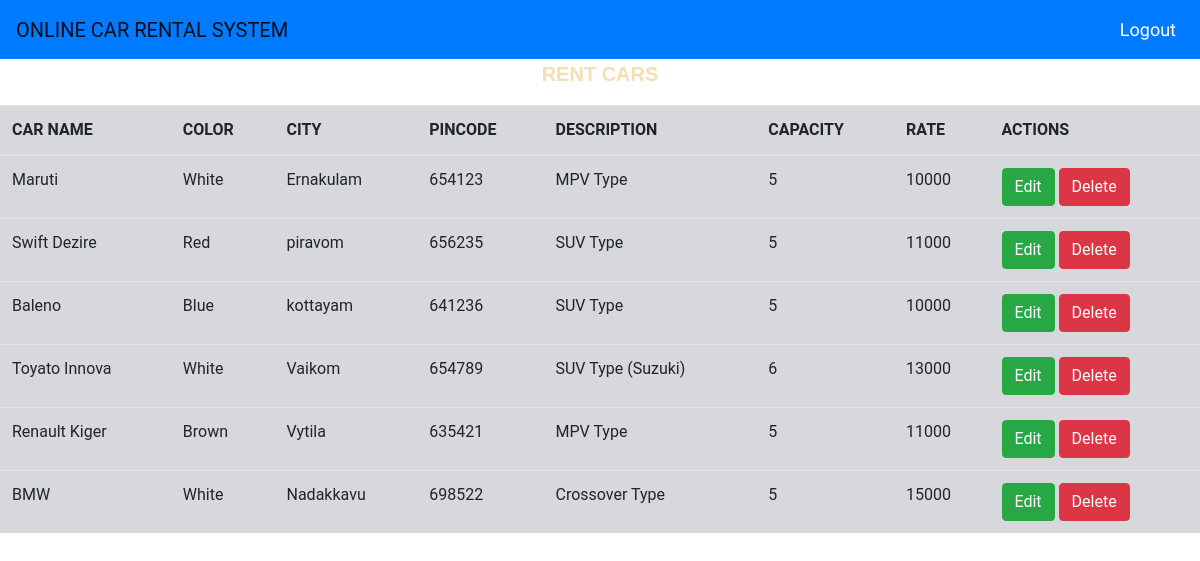
The app's page /view_addcar/ (signed in) with its own data.
### sample/models.py (models this page shows)
class Addcar(models.Model):
    car_name = models.CharField(max_length=50)
    color = models.CharField(max_length=50)
    city = models.CharField(max_length=50)
    pincode = models.IntegerField()
    description = models.TextField(max_length=100)
    capacity = models.IntegerField()
    rate = models.IntegerField()

### sample/views.py (the view)
# urls.py: path('view_addcar/',adview_addcar,name='viewaddcar'),
@login_required(login_url="/login/")
def adview_addcar(request):
    car = Addcar.objects.all()
    return render(request,'view_addcar.html',{'data':car})

### sample/templates/view_addcar.html (shortened to what this page needs)
{% extends 'adminbase.html' %}
{% block content %}
{% load static %}
<!DOCTYPE html>
<html lang="en">
<head>
    <link rel="stylesheet" href="https://maxcdn.bootstrapcdn.com/bootstrap/4.0.0/css/bootstrap.min.css">
</head>
<body>
    <div class="head">
        <p>RENT CARS</p>
    </div>
    <table class="table table-secondary table-strip">
        <thead>
            <th>CAR NAME</th>
            <th>COLOR</th>
            <th>CITY</th>
            <th>PINCODE</th>
            <th>DESCRIPTION</th>
            <th>CAPACITY</th>
            <th>RATE</th>
            <th>ACTIONS</th>
        </thead>
        <tbody>
            {% for d in data %}
            <tr>
                <td>{{d.car_name}}</td>
                <td>{{d.color}}</td>
                <td>{{d.city}}</td>
                <td>{{d.pincode}}</td>
                <td>{{d.description}}</td>
                <td>{{d.capacity}}</td>
                <td>{{d.rate}}</td>
                <td><a href="{% url 'edit_addcar' d.id %}" class="btn btn-success">Edit</a>
                <a href="{% url 'delete_addcar' d.id %}" class="btn btn-danger">Delete</a>
                </td>
            </tr>
            {% endfor %}
        </tbody>
    </table>
</body>
</html>
{% endblock content %}

### sample/templates/view_addcar.html (style rules this page uses)
p { text-align: center; font-size: 20px; color:wheat; font-family:Arial, Helvetica, sans-serif; font-weight: 800; }

### records on screen
Addcar: car_name "Maruti", color "White", city "Ernakulam", pincode "654123", description "MPV Type", capacity "5", rate "10000"
Addcar: car_name "Swift Dezire", color "Red", city "piravom", pincode "656235", description "SUV Type", capacity "5", rate "11000"
Addcar: car_name "Baleno", color "Blue", city "kottayam", pincode "641236", description "SUV Type", capacity "5", rate "10000"
Addcar: car_name "Toyato Innova", color "White", city "Vaikom", pincode "654789", description "SUV Type (Suzuki)", capacity "6", rate "13000"
Addcar: car_name "Renault Kiger", color "Brown", city "Vytila", pincode "635421", description "MPV Type", capacity "5", rate "11000"
Addcar: car_name "BMW", color "White", city "Nadakkavu", pincode "698522", description "Crossover Type", capacity "5", rate "15000"
